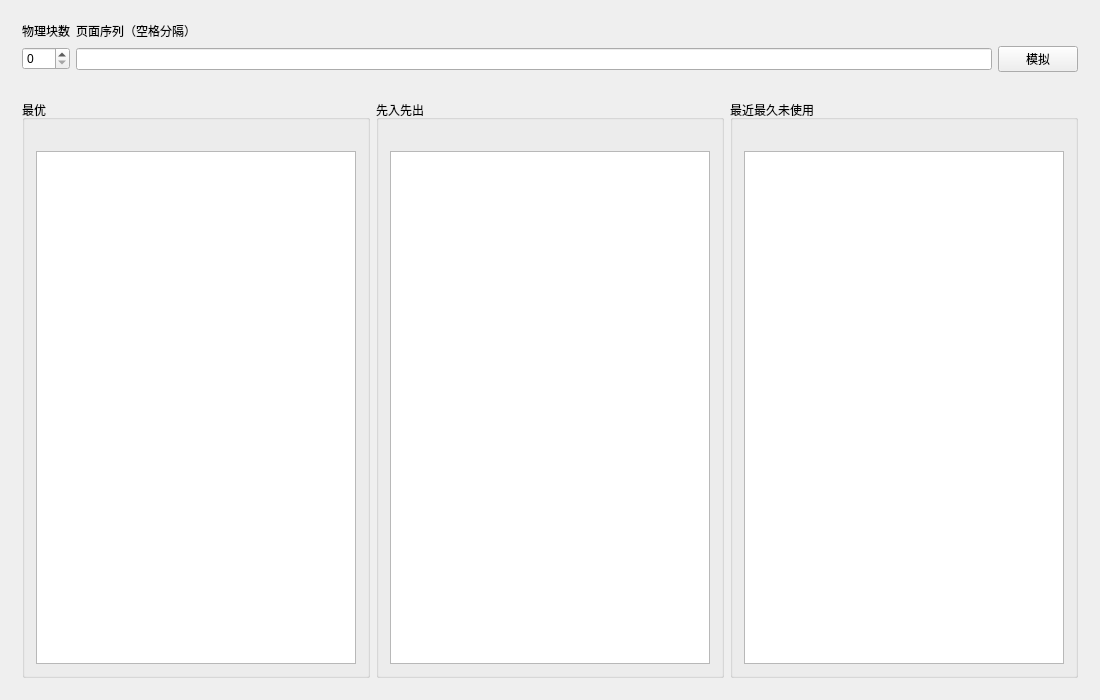
<?xml version="1.0" encoding="UTF-8"?>
<ui version="4.0">
 <class>MainWindow</class>
 <widget class="QMainWindow" name="MainWindow">
  <property name="geometry">
   <rect>
    <x>0</x>
    <y>0</y>
    <width>1100</width>
    <height>700</height>
   </rect>
  </property>
  <property name="sizePolicy">
   <sizepolicy hsizetype="Preferred" vsizetype="Minimum">
    <horstretch>0</horstretch>
    <verstretch>0</verstretch>
   </sizepolicy>
  </property>
  <property name="windowTitle">
   <string>页面置换算法模拟</string>
  </property>
  <property name="windowIcon">
   <iconset resource="res.qrc">
    <normaloff>:/icon/icon</normaloff>:/icon/icon</iconset>
  </property>
  <widget class="QWidget" name="centralWidget">
   <layout class="QVBoxLayout" name="verticalLayout">
    <item>
     <widget class="QWidget" name="input_area" native="true">
      <property name="sizePolicy">
       <sizepolicy hsizetype="Preferred" vsizetype="Preferred">
        <horstretch>0</horstretch>
        <verstretch>0</verstretch>
       </sizepolicy>
      </property>
      <layout class="QGridLayout" name="gridLayout">
       <item row="0" column="0">
        <widget class="QLabel" name="label">
         <property name="text">
          <string>物理块数</string>
         </property>
        </widget>
       </item>
       <item row="0" column="1">
        <widget class="QLabel" name="label_2">
         <property name="text">
          <string>页面序列（空格分隔）</string>
         </property>
        </widget>
       </item>
       <item row="1" column="1">
        <widget class="QLineEdit" name="lineEdit"/>
       </item>
       <item row="1" column="0">
        <widget class="QSpinBox" name="spinBox"/>
       </item>
       <item row="1" column="2">
        <widget class="QPushButton" name="pushButton">
         <property name="text">
          <string>模拟</string>
         </property>
        </widget>
       </item>
      </layout>
     </widget>
    </item>
    <item>
     <widget class="QWidget" name="show_area" native="true">
      <layout class="QHBoxLayout" name="horizontalLayout_3">
       <item>
        <widget class="QGroupBox" name="groupBox_op">
         <property name="title">
          <string>最优</string>
         </property>
         <layout class="QVBoxLayout" name="verticalLayout_5">
          <item>
           <widget class="QLabel" name="label_op">
            <property name="text">
             <string/>
            </property>
           </widget>
          </item>
          <item>
           <widget class="QTableWidget" name="tableWidget_op">
            <property name="editTriggers">
             <set>QAbstractItemView::NoEditTriggers</set>
            </property>
            <property name="selectionBehavior">
             <enum>QAbstractItemView::SelectRows</enum>
            </property>
            <attribute name="horizontalHeaderVisible">
             <bool>false</bool>
            </attribute>
            <attribute name="horizontalHeaderDefaultSectionSize">
             <number>35</number>
            </attribute>
            <attribute name="verticalHeaderVisible">
             <bool>false</bool>
            </attribute>
            <attribute name="verticalHeaderDefaultSectionSize">
             <number>35</number>
            </attribute>
           </widget>
          </item>
         </layout>
        </widget>
       </item>
       <item>
        <widget class="QGroupBox" name="groupBox_fifo">
         <property name="title">
          <string>先入先出</string>
         </property>
         <layout class="QVBoxLayout" name="verticalLayout_6">
          <item>
           <widget class="QLabel" name="label_fifo">
            <property name="text">
             <string/>
            </property>
           </widget>
          </item>
          <item>
           <widget class="QTableWidget" name="tableWidget_fifo">
            <property name="editTriggers">
             <set>QAbstractItemView::NoEditTriggers</set>
            </property>
            <property name="selectionBehavior">
             <enum>QAbstractItemView::SelectRows</enum>
            </property>
            <attribute name="horizontalHeaderVisible">
             <bool>false</bool>
            </attribute>
            <attribute name="horizontalHeaderDefaultSectionSize">
             <number>35</number>
            </attribute>
            <attribute name="verticalHeaderVisible">
             <bool>false</bool>
            </attribute>
            <attribute name="verticalHeaderDefaultSectionSize">
             <number>35</number>
            </attribute>
           </widget>
          </item>
         </layout>
        </widget>
       </item>
       <item>
        <widget class="QGroupBox" name="groupBox_lru">
         <property name="title">
          <string>最近最久未使用</string>
         </property>
         <layout class="QVBoxLayout" name="verticalLayout_7">
          <item>
           <widget class="QLabel" name="label_lru">
            <property name="text">
             <string/>
            </property>
           </widget>
          </item>
          <item>
           <widget class="QTableWidget" name="tableWidget_lru">
            <property name="editTriggers">
             <set>QAbstractItemView::NoEditTriggers</set>
            </property>
            <property name="selectionBehavior">
             <enum>QAbstractItemView::SelectRows</enum>
            </property>
            <attribute name="horizontalHeaderVisible">
             <bool>false</bool>
            </attribute>
            <attribute name="horizontalHeaderDefaultSectionSize">
             <number>35</number>
            </attribute>
            <attribute name="verticalHeaderVisible">
             <bool>false</bool>
            </attribute>
            <attribute name="verticalHeaderDefaultSectionSize">
             <number>35</number>
            </attribute>
           </widget>
          </item>
         </layout>
        </widget>
       </item>
      </layout>
     </widget>
    </item>
   </layout>
  </widget>
 </widget>
 <layoutdefault spacing="6" margin="11"/>
 <resources>
  <include location="res.qrc"/>
 </resources>
 <connections/>
</ui>
